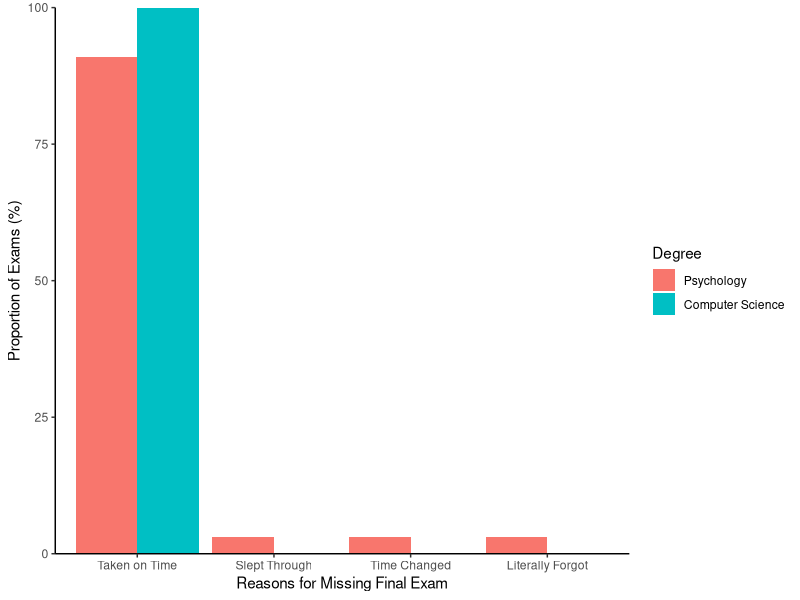

The R source for this figure: (Note: this script raises an error after producing the figure.)
library(ggplot2)

tests_taken <- c(91, 3,3,3, 100, 0,0,0)
taken <- factor(c("Taken on Time", "Slept Through", "Time Changed", "Literally Forgot", "Taken on Time", "Slept Through", "Time Changed", "Literally Forgot"))
taken <- factor(taken, levels(taken)[c(3,2,4,1)])
degree <- factor(c("Psychology", "Psychology","Psychology","Psychology","Computer Science", "Computer Science","Computer Science","Computer Science"))
degree <- factor(degree, levels(degree)[c(2,1)])

examTable <- data.frame(counts=tests_taken,
                        taken=taken,
                        degree=degree)
examTable

g1 <- ggplot(examTable, aes(taken, counts, fill=degree)) +
  geom_bar(stat="identity", position="dodge") +
  scale_fill_discrete(name="Degree") +
  xlab("Reasons for Missing Final Exam") +
  ylab("Proportion of Exams (%)") +
  scale_y_continuous(expand=c(0,0)) + 
  theme(axis.text = element_text(size=12),
        axis.title=element_text(size=14),
        legend.title=element_text(size=14),
        legend.text = element_text(size=12)) + 
  theme_classic() + 
  ggsave("exam_attendance.png")

g1
